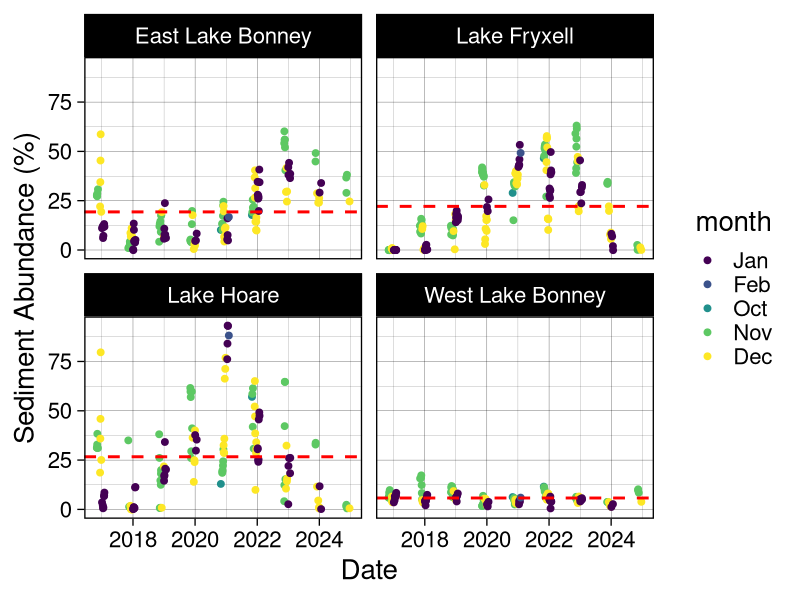
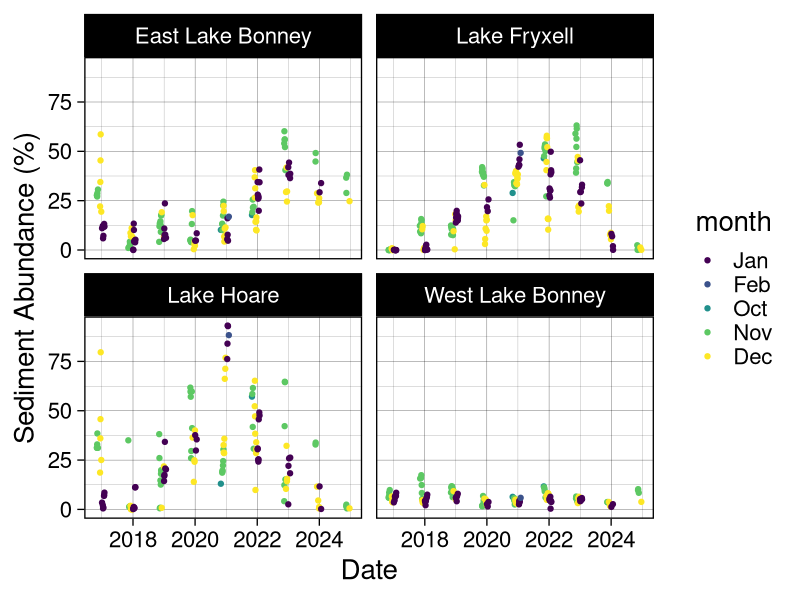
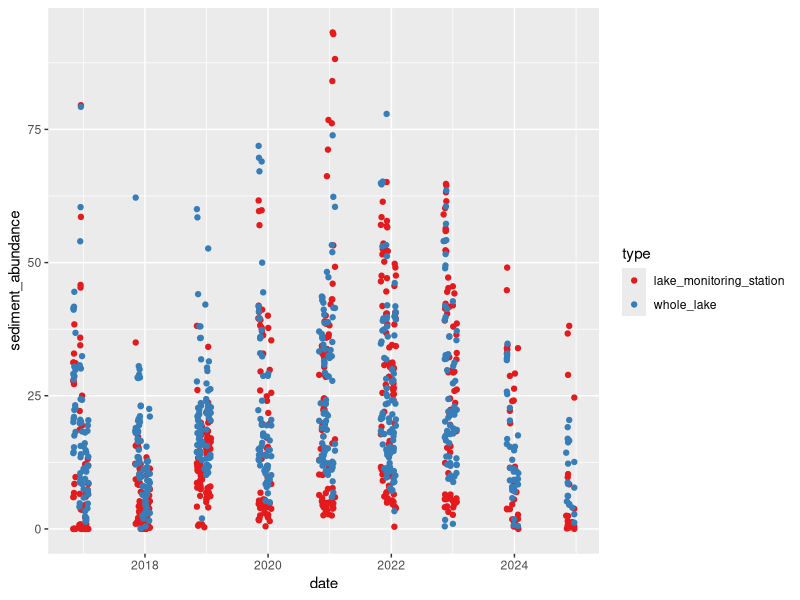
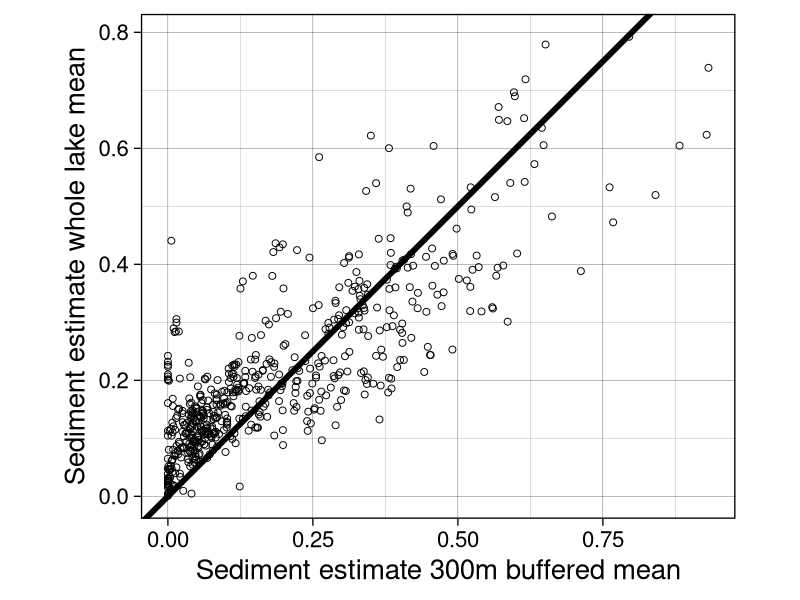
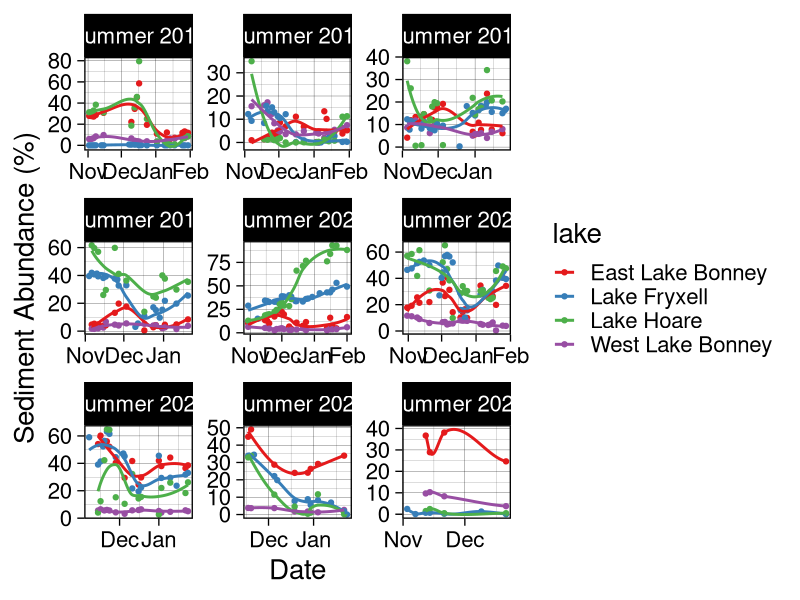
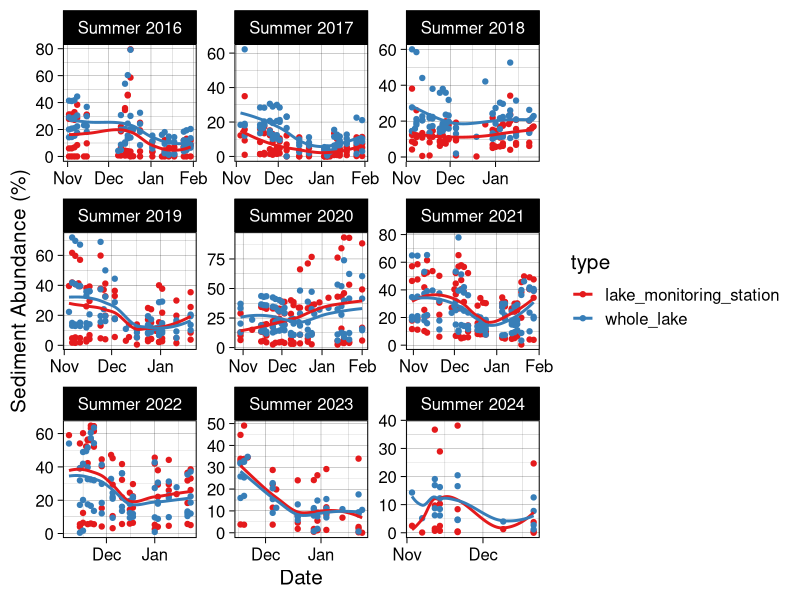
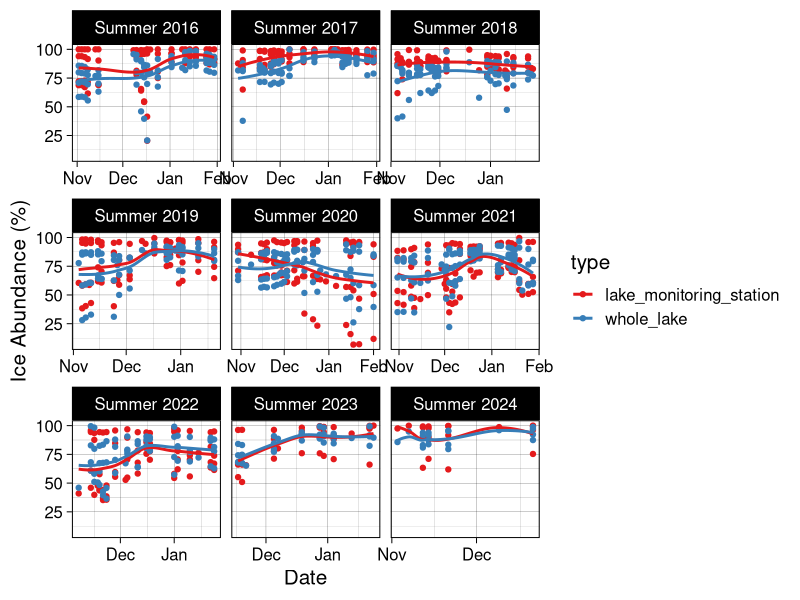
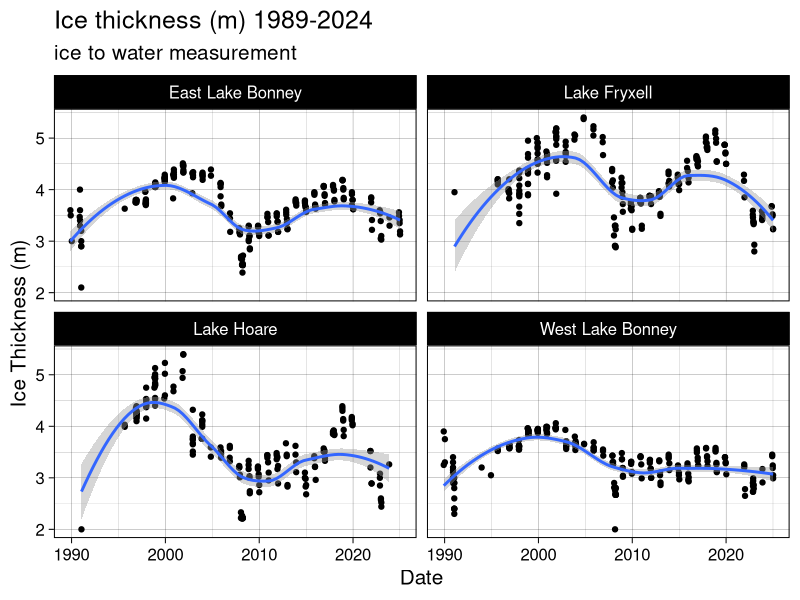

The R script that drew these images, in order: (Note: this script raises an error after producing the figures.)
######### TVLakes Sediment Output Comparison ###########
library(tidyverse)
library(RColorBrewer)
library(scales)

setwd("~/Documents/R-Repositories/MCM-LTER-MS")

## Define a season function to plot data by season. Makes data viz a lot easier. 
get_season <- function(date) {
  month <- month(date)
  year <- year(date)
  
  if (month %in% c(11, 12)) {
    return(paste0("Summer ", year))  # November and December belong to the current winter
  } else if (month == 1) {
    return(paste0("Summer ", year - 1))  # January belongs to the previous winter
  } else if (month == 2) {
    return(paste0("Summer ", year - 1))  # February belongs to the previous winter
  } else if (month == 3) {
    return(paste0("Fall ", year))  # March is Spring
  } else if (month %in% 4:5) {
    return(paste0("Fall ", year))  # April and May are Spring
  } else if (month == 6) {
    return(paste0("Winter ", year))  # June is Summer
  } else if (month %in% 7:8) {
    return(paste0("Winter ", year))  # July and August are Summer
  } else if (month == 9) {
    return(paste0("Spring ", year))  # September is Fall
  } else if (month %in% 10) {
    return(paste0("Summer ", year))  # October is Fall
  }
}

mean_BB <- read_csv("data/sediment abundance data/LANDSAT_sediment_abundances_20250409_150m.csv") |> 
  mutate(date = ymd(date), 
         type = 'lake_monitoring_station', 
         season = sapply(date, get_season), 
         month = month(date, label = TRUE))

# Calculate lake-specific means
lake_means <- mean_BB |> 
  group_by(lake) |> 
  summarise(mean_sediment = mean(sediment_abundance * 100, na.rm = TRUE))

##### Plot by lake with lake-specific mean lines
ggplot(mean_BB, aes(date, sediment_abundance * 100, color = month)) + 
  geom_point(position = position_jitter(width = 0.2, height = 0.1), size = 2) + 
  geom_hline(data = lake_means, aes(yintercept = mean_sediment), 
             linetype = "dashed", color = "red", size = 1, inherit.aes = FALSE) +
  facet_wrap(vars(lake)) + 
  xlab("Date") + 
  ylab("Sediment Abundance (%)") + 
  theme_linedraw(base_size = 20)

ggsave("plots/manuscript/chapter 1/BB_sed_by_lake_with_mean_line.png", dpi = 700, 
       height = 8, width = 12)

#####plot by lake
ggplot(mean_BB, aes(date, sediment_abundance*100, color = month)) + 
  geom_point(position = position_jitter(width = 0.2, height = 0.1)) + 
  facet_wrap(vars(lake)) + 
  #scale_x_date(labels = date_format("%b"), breaks = "1 month") + 
  xlab("Date") + ylab("Sediment Abundance (%)") + 
  #scale_color_brewer(palette = "Set1") +
  theme_linedraw(base_size = 20)

ggsave("plots/manuscript/chapter 1/BB_sed_by_lake.png", dpi = 700, 
       height = 8, width = 12)

mean_wholelake <- read_csv("data/sediment abundance data/LANDSAT_wholelake_mean_20250403.csv") |> 
  mutate(date = ymd(date), 
         type = "whole_lake", 
         season = sapply(date, get_season), 
         month = month(date, label = TRUE))

# join the two files for easy comparison and plotting
means <- rbind(mean_BB, mean_wholelake) |> 
  mutate(sediment_abundance = sediment_abundance*100, 
         ice_abundance = ice_abundance*100) |> 
  mutate(year = year(date), 
         month = month(date))

## plot the raw output for sediment abundance/ice abundance against each other and see how the outputs compare
ggplot(means, aes(date, sediment_abundance, color = type)) + 
  geom_point() + 
  scale_color_brewer(palette = "Set1") 

mean_bluebox = mean_BB |> 
  mutate(sediment_abundance_bb = sediment_abundance) |> 
  dplyr::select(c(date, lake, sediment_abundance_bb))

mean_whole = mean_wholelake |> 
  mutate(sediment_abundance_wholelake = sediment_abundance) |> 
  dplyr::select(c(date, lake, sediment_abundance_wholelake))

means_pivot = mean_bluebox |> 
  full_join(mean_whole)

ggplot(means_pivot, aes(sediment_abundance_bb, sediment_abundance_wholelake)) + 
  geom_point(size = 2, shape = 1) + 
  geom_abline(size = 2) +
  coord_fixed() + 
  xlab("Sediment estimate 300m buffered mean") + ylab("Sediment estimate whole lake mean") + 
  theme_linedraw(base_size = 20)

ggsave("plots/manuscript/chapter 1/wholelake_vs_bb.png", 
       height = 8, width = 8, dpi = 300)

#By season for just the lake monitoring site
ggplot(mean_BB, aes(date, sediment_abundance*100, color = lake)) + 
  geom_point() + 
  geom_smooth(se = F) + 
  scale_color_brewer(palette = "Set1") + 
  facet_wrap(vars(season), scales = "free") +
  scale_x_date(labels = date_format("%b"), breaks = "1 month") + 
  xlab("Date") + ylab("Sediment Abundance (%)") + 
  theme_linedraw(base_size = 20)

ggsave("plots/manuscript/chapter 1/BB_sed_by_season.png", dpi = 700, 
       height = 8, width = 12)

# facet by season for sed abundance
ggplot(means, aes(date, sediment_abundance, color = type)) + 
  geom_point() + 
  geom_smooth(se = F) + 
  scale_color_brewer(palette = "Set1") + 
  facet_wrap(vars(season), scales = "free") +
  scale_x_date(labels = date_format("%b"), breaks = "1 month") + 
  xlab("Date") + ylab("Sediment Abundance (%)") + 
  theme_linedraw(base_size = 15)

ggsave("plots/manuscript/chapter 1/whole_lake_vs_BB_sed_abundance.png", dpi = 700, 
       height = 8, width = 12)

# facet by season for ice abundance
ggplot(means, aes(date, ice_abundance, color = type)) + 
  geom_point() + 
  geom_smooth(se = F) + 
  scale_color_brewer(palette = "Set1") + 
  facet_wrap(vars(season), scales = "free_x") +
  scale_x_date(labels = date_format("%b"), breaks = "1 month") + 
  xlab("Date") + ylab("Ice Abundance (%)") + 
  theme_linedraw(base_size = 15)

ggsave("plots/manuscript/chapter 1/whole_lake_vs_BB_ice_abundance.png", dpi = 700, 
       height = 8, width = 12)


## load lake ice: 
lakeice1 <- read_csv("data/lake ice/mcmlter-lake-ice_thickness-20250218_0_2025.csv") |> 
  mutate(date_time = mdy_hm(date_time), 
         month = month(date_time, label = TRUE), 
         year = year(date_time),
         year = as.numeric(year),
         z_water_m = z_water_m*-1, 
         season = sapply(date_time, get_season)) |> 
  rename("lake" = location_name) |> 
  filter(lake == "Lake Fryxell" | lake == "Lake Hoare" | lake == "East Lake Bonney" | lake == "West Lake Bonney") |> 
  #filter(year >= 2016) |> 
  filter(!grepl("^B", location))

ggplot(lakeice1, aes(date_time, z_water_m)) + 
  geom_point() + 
  geom_smooth(se = T) + 
  facet_wrap(vars(lake)) + 
  theme_linedraw(base_size = 15) + 
  #scale_color_brewer(palette = "Set1") +
  xlab("Date") + ylab("Ice Thickness (m)") + 
  ggtitle("Ice thickness (m) 1989-2024", 
          subtitle = "ice to water measurement")

ggsave("plots/manuscript/chapter 1/ice_thickness_total_years.png", dpi = 700, 
       height = 8, width = 12)

lakeice = lakeice1 |> 
  filter(date_time >= "2016-05-01") |> 
  #mutate(season = sapply(date_time, get_season)) |> 
  filter(str_detect(string = location, pattern = "incubation hole")) |> 
  #filter(grepl("^O", location)) |> 
  drop_na(z_water_m)

#FIND SEASONAL DROPOFF OF ICE THICKNESS
seasonal_changes <- lakeice1 %>%
  group_by(season, lake) |> 
  arrange(season, date_time) %>%
  summarise(
    First_Measurement = first(z_water_m*-1),
    Last_Measurement = last(z_water_m*-1),
    Difference = Last_Measurement - First_Measurement
  )

ggplot(seasonal_changes, aes(season, Difference), fill = lake) + 
  geom_col() + 
  scale_color_brewer(palette = "Set1") + 
  facet_wrap(vars(lake)) + 
  theme_linedraw(base_size = 20) + 
  theme(axis.text.x = element_text(angle = 45, hjust = 1)) + 
  xlab("Seasonal") + ylab("Change in Ice Thickness")

ggsave("plots/manuscript/chapter 1/seasonal_ice_drop.png", 
       height = 8, width = 12, dpi = 300)

li_summary = lakeice |> 
  mutate(week = week(date_time)) |> 
  group_by(year, month, lake) |> 
  summarize(mean_thickness = mean(z_water_m, na.rm = T))

## sediment
sed_monthly <- means |> 
  mutate(week = week(date), 
         month = month(date, label = TRUE)) |> 
  group_by(year, month, lake, type) |>
  summarize(mean_sed = mean(sediment_abundance, na.rm = T)) |> 
  print()

fulljoined = full_join(sed_monthly, li_summary) |> 
  drop_na() |> 
  filter(type == "lake_monitoring_station")

##### plot
ggplot(fulljoined, aes(mean_sed, mean_thickness)) + 
  geom_smooth(method = "lm", se = F) + 
  geom_point(aes(color = month), size = 3) + 
  facet_wrap(vars(lake), scales = "free") + 
  ggtitle("October-February") + 
  xlab("Mean Sediment Abundance (%)") + ylab("Mean Ice Thickness (m)") + 
  #scale_color_brewer(palette = "Set1") +
  theme_linedraw(base_size = 20) 

ggsave("plots/manuscript/chapter 1/sed_vs_ice_thickness.png", 
       width = 12, height = 8, dpi = 300)

all_data_lm = fulljoined |> 
  group_by(lake) |> 
  nest() |> 
  mutate(
    model = map(data, ~ lm(mean_sed ~mean_thickness, data = .x)),
    tidied = map(model, broom::tidy)
  )

all_data_lm %>% select(lake, tidied) %>% unnest(tidied)


### now remove November and October Values
#fulljoin_filter <- fulljoined |> 
#  filter(month == 12 | month == 1)
fulljoin_peak_solar <- fulljoined |> 
  filter(month == "Jan")

ggplot(fulljoin_peak_solar, aes(mean_sed, mean_thickness, color = type)) + 
  geom_smooth(method = "lm", se = F) + 
  geom_point() + 
  facet_wrap(vars(lake), scales = "free") + 
  ggtitle("January") + 
  scale_color_brewer(palette = "Set1") +
  theme_linedraw(base_size = 20) 

ggsave("plots/manuscript/chapter 1/wholelakesed_vsthickness_jan.png", 
       width = 12, height = 8, dpi = 300)

# now filter for only early year estimates, October - December
jan_dec_fulljoin <- fulljoined |> 
  filter(
    month == "Jan" | 
      month == "Dec")

ggplot(jan_dec_fulljoin, aes(mean_sed, mean_thickness)) + 
  geom_smooth(method = "lm", se = F) + 
  geom_point(aes(color = month)) + 
  facet_wrap(vars(lake), scales = "free") + 
  ggtitle("January - December") + 
  #scale_color_brewer(palette = "Set1") +
  theme_linedraw(base_size = 20) 

jan_dec_lm = jan_dec_fulljoin |> 
  group_by(lake) |> 
  nest() |> 
  mutate(
    model = map(data, ~ lm(mean_sed ~ mean_thickness, data = .x)),
    tidied = map(model, broom::tidy),
    glanced = map(model, broom::glance)  # this adds R², adj R², etc.
  )

save = jan_dec_lm %>% select(lake, tidied, glanced) |> 
  unnest(tidied, names_sep = "_coef") |> 
  unnest(glanced, names_sep = "_model")


jan_fulljoin <- fulljoined |> 
  filter(month == 1)

ggplot(jan_fulljoin, aes(mean_sed, mean_thickness, color = type)) + 
  geom_smooth(method = "lm", se = F) + 
  geom_point() + 
  facet_wrap(vars(lake), scales = "free") + 
  ggtitle("January") + 
  scale_color_brewer(palette = "Set1") +
  xlab("Mean Sediment Abundance (%)") + ylab("Mean Ice Thickness (m)") + 
  theme_linedraw(base_size = 20)  

ggsave("plots/manuscript/chapter 1/jan_only_sed.png", 
       dpi = 300, height = 8, width = 12)


####### do restructuring to look at this by week ###
li_summary_2 = lakeice |> 
  mutate(week = week(date_time), 
         #month = month(date, label = TRUE)
         ) |> 
  group_by(year, week, lake) |> 
  summarize(mean_thickness = mean(z_water_m, na.rm = T))

## sediment
sed_monthly_2 <- means |> 
  mutate(week = week(date), 
         month = month(date, label = TRUE)) |> 
  group_by(year, week, lake, type) |> 
  summarize(mean_sed = mean(sediment_abundance, na.rm = T)) |> 
  print()

fulljoined_2 = full_join(sed_monthly_2, li_summary_2) |> 
  drop_na() |> 
  filter(type == "lake_monitoring_station")

peak_solar_week <- fulljoined_2 |> 
  filter(
    week == 50 |
      week == 51 | 
      week == 52 | 
      week == 1 | 
      week == 2 #|
      #week == 3
      )

peak_solar_lm <- peak_solar_week |> 
  group_by(lake) |> 
  nest() |> 
  mutate(
    model = map(data, ~ lm(mean_sed ~ mean_thickness, data = .x)),
    tidied = map(model, broom::tidy),
    glanced = map(model, broom::glance)  # this adds R², adj R², etc.
  )

# To see both coefficients and R² together
peak_solar_lm |> 
  select(lake, tidied, glanced) |> 
  unnest(tidied, names_sep = "_coef") |> 
  unnest(glanced, names_sep = "_model")


ggplot(peak_solar_week, aes(mean_sed, mean_thickness)) + 
  geom_smooth(method = "lm", se = F) + 
  geom_point(size = 3) + 
  facet_wrap(vars(lake), scales = "free") + 
  ggtitle("Peak Solar") + 
  scale_color_brewer(palette = "Set1") +
  xlab("Mean Sediment Abundance (%)") + ylab("Mean Ice Thickness (m)") + 
  theme_linedraw(base_size = 20)  

ggsave("plots/manuscript/chapter 1/Peak_Solar_Comparison_20250408.png", 
       width = 12, height = 8, dpi = 300)

#### Create a dual panel plot where only the lake ice thickness from 2016-2024 to sediment abundannce
# Need to join the sed data frame to the lake ice data frame
mean_BB_week <- mean_BB |> 
  filter(date < "2025-02-01")

library(ggpubr)

# Step 1: Define all possible months (in your case)
all_months <- c("Jan", "Feb", "Oct", "Nov", "Dec")

# Step 2: Get colors from RColorBrewer
# Let's say we use "Set1" which has up to 9 nice discrete colors
palette <- brewer.pal(n = length(all_months), name = "Set1")
palette <- brewer.pal(n = length(all_months), name = "Set1")

# Step 3: Map months to specific colors
month_colors <- setNames(palette, all_months)

months1 <- c("Jan", "Feb", "Oct", "Nov", "Dec")
plot1 <- ggplot(mean_BB_week, aes(date, sediment_abundance*100)) + 
  geom_point(aes(color = month)) + 
  geom_smooth(se = F) + 
  ylab("Sediment Abundance") + xlab("Date") + 
  ggtitle("Sediment Coverage (%)") + 
  facet_wrap(vars(lake), scales = "free") + 
  scale_fill_manual(values = month_colors[months1]) + 
  theme_linedraw(base_size = 20) + 
  theme(axis.text.x = element_text(angle = 45, hjust = 1)) + 
  scale_x_date(
    breaks = seq(as.Date("2010-01-01"), as.Date("2025-01-01"), by = "year"),
    labels = date_format("%Y")
  )

months2 <- c("Jan", "Nov", "Dec")
plot2 <- ggplot(lakeice, aes(date_time, z_water_m)) + 
  geom_point(aes(color = month)) + 
  geom_smooth(se = F) + 
  ylab("Ice Thickness (m)") + xlab("Date") + 
  ggtitle("Ice Thickness") + 
  facet_wrap(vars(lake)) +
  scale_fill_manual(values = month_colors[c("Jan", "Nov", "Dec")]) + 
  theme_linedraw(base_size = 20) + 
  theme(axis.text.x = element_text(angle = 45, hjust = 1)) + 
  scale_x_datetime(
    breaks = as.POSIXct(paste0(2010:2025, "-01-01")),
    labels = date_format("%Y")
  )

ggarrange(plot1, plot2)

ggsave("plots/manuscript/chapter 1/sed_abundance_ice_thick_timeseries.png", 
       dpi = 300, height = 8, width = 15)

#ggplot() + 
#  geom_point(data = lakeice, aes(x = as.Date(date_time), y = z_water_m)) + 
#  geom_point(data = mean_BB, aes(x = date, y = sediment_abundance)) + 
##  facet_wrap(vars(lake)) + 
#  xlab("Date") + ylab("Ice thickness (m)") +
#  scale_color_brewer(palette = "Set1") +
#  theme_linedraw(base_size = 20) 




######### investing different buffering distances #########
mean_150m <- read_csv("data/sediment abundance data/LANDSAT_sediment_abundances_150m_20250301.csv") |> 
  mutate(date = ymd(date), 
         buffer_distance = '150')

mean_300m = mean_BB |> 
  mutate(buffer_distance = '300') |> 
  select(-type)

mean_450m = read_csv("data/sediment abundance data/LANDSAT_sediment_abundances_450m_20250301.csv") |> 
  mutate(date = ymd(date), 
         buffer_distance = '450')

mean_600m = read_csv("data/sediment abundance data/LANDSAT_sediment_abundances_600m_20250301.csv") |> 
  mutate(date = ymd(date), 
         buffer_distance = '600') |> 
  select(-approx_albedo)

mean_900m = read_csv("data/sediment abundance data/LANDSAT_sediment_abundances_900m_20250301.csv") |> 
  mutate(date = ymd(date), 
         buffer_distance = '900')

buffers <- rbind(mean_150m, mean_300m, mean_450m, mean_600m, mean_900m) |> 
  mutate(ice_abundance = ice_abundance*100, 
         sediment_abundance = sediment_abundance*100, 
         season = sapply(date, get_season)) |> 
  select(-sediment)

write_csv(buffers, "data/sediment abundance data/LANDSAT_all_buffer_distances_20250301.csv")

### plot cropping distance comparisons
#sed
ggplot(buffers, aes(date, sediment_abundance, color = buffer_distance)) + 
  geom_point() + 
  scale_color_brewer(palette = "Set1") + 
  facet_wrap(vars(lake)) + 
 # scale_x_date(labels = date_format("%b"), breaks = "1 month") + 
  xlab("Date") + ylab("Sediment Abundance (%)") + 
  theme_linedraw(base_size = 15)

ggsave("plots/manuscript/chapter 1/comparison_of_buffer_distances_sed_bylake.png", dpi = 700, 
       height = 8, width = 10)

#ice
ggplot(buffers, aes(date, ice_abundance, color = buffer_distance)) + 
  geom_point() + 
  scale_color_brewer(palette = "Set1") + 
  facet_wrap(vars(lake)) + 
  # scale_x_date(labels = date_format("%b"), breaks = "1 month") + 
  xlab("Date") + ylab("Ice Abundance (%)") + 
  theme_linedraw(base_size = 15)

ggsave("plots/manuscript/chapter 1/comparison_of_buffer_distances_sed_bylake.png", dpi = 700, 
       height = 8, width = 10)

## facet by season
#ice
ggplot(buffers, aes(date, ice_abundance, color = buffer_distance)) + 
  geom_point() + 
  scale_color_brewer(palette = "Set1") + 
  facet_wrap(vars(lake, season), scales = "free") + 
  scale_x_date(labels = date_format("%b"), breaks = "1 month") + 
  xlab("Date") + ylab("Ice Abundance (%)") + 
  theme_linedraw(base_size = 10)

ggsave("plots/manuscript/chapter 1/comparison_of_buffer_distances_sed_byseason.png", dpi = 700, 
       height = 10, width = 10)

#sed
ggplot(buffers, aes(date, sediment_abundance, color = buffer_distance)) + 
  geom_point() + 
  scale_color_brewer(palette = "Set1") + 
  facet_wrap(vars(lake, season), scales = "free") + 
  scale_x_date(labels = date_format("%b"), breaks = "1 month") + 
  xlab("Date") + ylab("Sediment Abundance (%)") + 
  theme_linedraw(base_size = 10)

ggsave("plots/manuscript/chapter 1/comparison_of_buffer_distances_sed_byseason.png", dpi = 700, 
       height = 10, width = 10)
